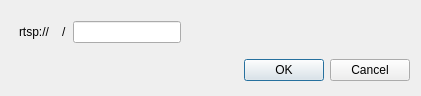
<?xml version="1.0" encoding="UTF-8"?>
<ui version="4.0">
 <class>PTZ_dialog</class>
 <widget class="QDialog" name="PTZ_dialog">
  <property name="geometry">
   <rect>
    <x>0</x>
    <y>0</y>
    <width>421</width>
    <height>96</height>
   </rect>
  </property>
  <property name="windowTitle">
   <string>PTZ</string>
  </property>
  <layout class="QVBoxLayout" name="verticalLayout">
   <item>
    <layout class="QHBoxLayout" name="horizontalLayout">
     <property name="leftMargin">
      <number>8</number>
     </property>
     <property name="topMargin">
      <number>8</number>
     </property>
     <property name="rightMargin">
      <number>8</number>
     </property>
     <property name="bottomMargin">
      <number>8</number>
     </property>
     <item>
      <widget class="QLabel" name="label_3">
       <property name="sizePolicy">
        <sizepolicy hsizetype="Fixed" vsizetype="Preferred">
         <horstretch>0</horstretch>
         <verstretch>0</verstretch>
        </sizepolicy>
       </property>
       <property name="text">
        <string>rtsp://</string>
       </property>
      </widget>
     </item>
     <item>
      <widget class="IPCtrl4" name="ip4_widget" native="true"/>
     </item>
     <item>
      <widget class="QLabel" name="label">
       <property name="text">
        <string>/</string>
       </property>
      </widget>
     </item>
     <item>
      <widget class="QLineEdit" name="le_add">
       <property name="sizePolicy">
        <sizepolicy hsizetype="Fixed" vsizetype="Fixed">
         <horstretch>0</horstretch>
         <verstretch>0</verstretch>
        </sizepolicy>
       </property>
      </widget>
     </item>
     <item>
      <spacer name="horizontalSpacer">
       <property name="orientation">
        <enum>Qt::Horizontal</enum>
       </property>
       <property name="sizeHint" stdset="0">
        <size>
         <width>40</width>
         <height>20</height>
        </size>
       </property>
      </spacer>
     </item>
    </layout>
   </item>
   <item>
    <widget class="QDialogButtonBox" name="buttonBox">
     <property name="orientation">
      <enum>Qt::Horizontal</enum>
     </property>
     <property name="standardButtons">
      <set>QDialogButtonBox::Cancel|QDialogButtonBox::Ok</set>
     </property>
    </widget>
   </item>
  </layout>
 </widget>
 <customwidgets>
  <customwidget>
   <class>IPCtrl4</class>
   <extends>QWidget</extends>
   <header>ipctrl4.hpp</header>
   <container>1</container>
  </customwidget>
 </customwidgets>
 <resources/>
 <connections/>
</ui>
